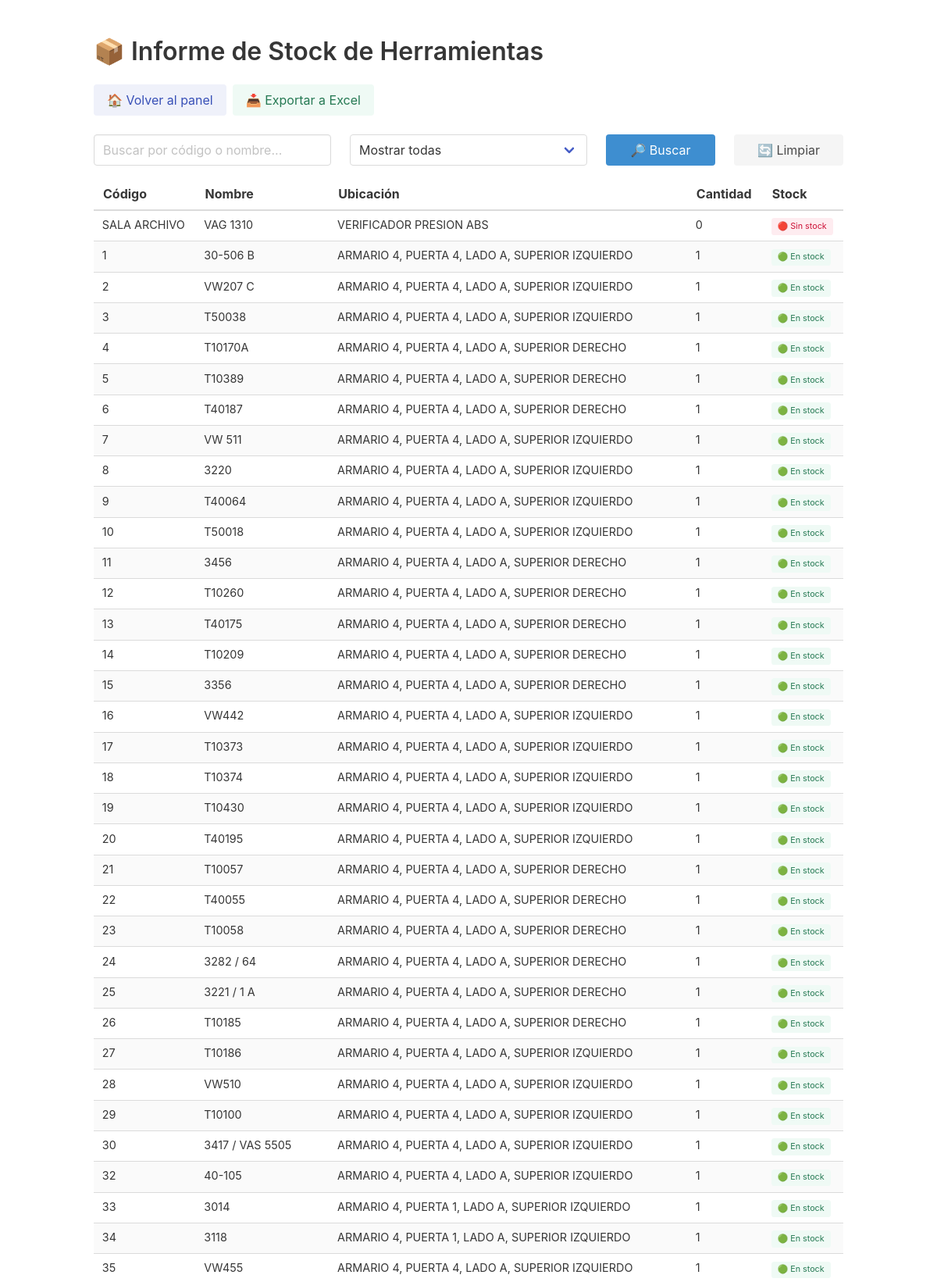
Screenshot of /informe_stock.php (signed in, upper part) with the database file from the repository.
### tables this page shows
CREATE TABLE `herramientas` (
  `id` int(11) NOT NULL AUTO_INCREMENT,
  `codigo` varchar(50) DEFAULT NULL,
  `nombre` varchar(100) NOT NULL,
  `imagen` varchar(255) DEFAULT NULL,
  `ubicacion` varchar(100) NOT NULL,
  `cantidad` int(11) NOT NULL DEFAULT 1,
  PRIMARY KEY (`id`)
);

### informe_stock.php (the view, shortened to what this page needs)
<?php
include 'includes/conexion.php';
$buscar = isset($_GET['buscar']) ? $conexion->real_escape_string($_GET['buscar']) : '';
$filtro = isset($_GET['filtro']) ? $_GET['filtro'] : 'todas';
$where = "1";
if ($buscar) {
    $where .= " AND (codigo LIKE '%$buscar%' OR nombre LIKE '%$buscar%')";
    $orderBy = "ORDER BY
        CASE
            WHEN codigo = '' OR codigo IS NULL THEN 6
            WHEN codigo LIKE '$buscar%' THEN 1
            WHEN codigo LIKE '%$buscar%' THEN 2
            WHEN nombre LIKE '$buscar%' THEN 3
            WHEN nombre LIKE '%$buscar%' THEN 4
            ELSE 5
        END,
        codigo + 0";
} else {
    $orderBy = "ORDER BY
        CASE
            WHEN codigo = '' OR codigo IS NULL THEN 2
            ELSE 1
        END,
    codigo + 0";
}
$sql = "SELECT * FROM herramientas WHERE $where $orderBy";
$herramientas = $conexion->query($sql);
?>
<!DOCTYPE html>
<html lang="es">
<head>
    <link rel="stylesheet" href="https://cdn.jsdelivr.net/npm/bulma@0.9.4/css/bulma.min.css">
</head>
<body>
<section class="section">
    <div class="container">
        <h2 class="title is-3">📦 Informe de Stock de Herramientas</h2>
        <div class="buttons">
            <a href="dashboard.php" class="button is-link is-light">🏠 Volver al panel</a>
            <a href="informe_stock_excel.php" class="button is-success is-light">📥 Exportar a Excel</a>
        </div>
        <form method="get" class="mb-4">
            <div class="columns is-multiline">
                <div class="column is-4">
                    <input class="input" type="text" name="buscar" placeholder="Buscar por código o nombre..." value="<?= htmlspecialchars($buscar) ?>">
                </div>
                <div class="column is-4">
                    <div class="select is-fullwidth">
                        <select name="filtro" onchange="this.form.submit()">
                            <option value="todas" <?= $filtro === 'todas' ? 'selected' : '' ?>>Mostrar todas</option>
                        </select>
                    </div>
                </div>
                <div class="column is-2">
                    <button class="button is-info is-fullwidth" type="submit">🔎 Buscar</button>
                </div>
                <div class="column is-2">
                    <a href="informe_stock.php" class="button is-light is-fullwidth">🔄 Limpiar</a>
                </div>
            </div>
        </form>
        <table class="table is-striped is-fullwidth">
            <thead>
                <tr>
                    <th>Código</th>
                    <th>Nombre</th>
                    <th>Ubicación</th>
                    <th>Cantidad</th>
                    <th>Stock</th>
                </tr>
            </thead>
            <tbody>
                <?php while ($h = $herramientas->fetch_assoc()): ?>
                    <tr>
                        <td><?= htmlspecialchars($h['codigo']) ?></td>
                        <td><?= htmlspecialchars($h['nombre']) ?></td>
                        <td><?= htmlspecialchars($h['ubicacion']) ?></td>
                        <td><?= intval($h['cantidad']) ?></td>
                        <td>
                            <?php if ($h['cantidad'] == 0): ?>
                                <span class="tag is-danger is-light">🔴 Sin stock</span>
                            <?php else: ?>
                                <span class="tag is-success is-light">🟢 En stock</span>
                            <?php endif; ?>
                        </td>
                    </tr>
                <?php endwhile; ?>
            </tbody>
        </table>
    </div>
</section>
</body>
</html>

### informe_stock.php (style rules this page uses)
tbody { zoom: 90%; }

### rows the page displays
herramientas: codigo "SALA ARCHIVO", nombre "VAG 1310", ubicacion "VERIFICADOR PRESION ABS", cantidad "0", shows "🔴 Sin stock"
herramientas: codigo "1", nombre "30-506 B", ubicacion "ARMARIO 4, PUERTA 4, LADO A, SUPERIOR IZQUIERDO", cantidad "1", shows "🟢 En stock"
herramientas: codigo "2", nombre "VW207 C", ubicacion "ARMARIO 4, PUERTA 4, LADO A, SUPERIOR IZQUIERDO", cantidad "1", shows "🟢 En stock"
herramientas: codigo "3", nombre "T50038", ubicacion "ARMARIO 4, PUERTA 4, LADO A, SUPERIOR IZQUIERDO", cantidad "1", shows "🟢 En stock"
herramientas: codigo "4", nombre "T10170A", ubicacion "ARMARIO 4, PUERTA 4, LADO A, SUPERIOR DERECHO", cantidad "1", shows "🟢 En stock"
herramientas: codigo "5", nombre "T10389", ubicacion "ARMARIO 4, PUERTA 4, LADO A, SUPERIOR DERECHO", cantidad "1", shows "🟢 En stock"
herramientas: codigo "6", nombre "T40187", ubicacion "ARMARIO 4, PUERTA 4, LADO A, SUPERIOR DERECHO", cantidad "1", shows "🟢 En stock"
herramientas: codigo "7", nombre "VW 511", ubicacion "ARMARIO 4, PUERTA 4, LADO A, SUPERIOR IZQUIERDO", cantidad "1", shows "🟢 En stock"
herramientas: codigo "8", nombre "3220", ubicacion "ARMARIO 4, PUERTA 4, LADO A, SUPERIOR IZQUIERDO", cantidad "1", shows "🟢 En stock"
herramientas: codigo "9", nombre "T40064", ubicacion "ARMARIO 4, PUERTA 4, LADO A, SUPERIOR IZQUIERDO", cantidad "1", shows "🟢 En stock"
herramientas: codigo "10", nombre "T50018", ubicacion "ARMARIO 4, PUERTA 4, LADO A, SUPERIOR IZQUIERDO", cantidad "1", shows "🟢 En stock"
herramientas: codigo "11", nombre "3456", ubicacion "ARMARIO 4, PUERTA 4, LADO A, SUPERIOR DERECHO", cantidad "1", shows "🟢 En stock"
herramientas: codigo "12", nombre "T10260", ubicacion "ARMARIO 4, PUERTA 4, LADO A, SUPERIOR DERECHO", cantidad "1", shows "🟢 En stock"
herramientas: codigo "13", nombre "T40175", ubicacion "ARMARIO 4, PUERTA 4, LADO A, SUPERIOR DERECHO", cantidad "1", shows "🟢 En stock"
herramientas: codigo "14", nombre "T10209", ubicacion "ARMARIO 4, PUERTA 4, LADO A, SUPERIOR DERECHO", cantidad "1", shows "🟢 En stock"
herramientas: codigo "15", nombre "3356", ubicacion "ARMARIO 4, PUERTA 4, LADO A, SUPERIOR DERECHO", cantidad "1", shows "🟢 En stock"
herramientas: codigo "16", nombre "VW442", ubicacion "ARMARIO 4, PUERTA 4, LADO A, SUPERIOR IZQUIERDO", cantidad "1", shows "🟢 En stock"
herramientas: codigo "17", nombre "T10373", ubicacion "ARMARIO 4, PUERTA 4, LADO A, SUPERIOR IZQUIERDO", cantidad "1", shows "🟢 En stock"
herramientas: codigo "18", nombre "T10374", ubicacion "ARMARIO 4, PUERTA 4, LADO A, SUPERIOR IZQUIERDO", cantidad "1", shows "🟢 En stock"
herramientas: codigo "19", nombre "T10430", ubicacion "ARMARIO 4, PUERTA 4, LADO A, SUPERIOR IZQUIERDO", cantidad "1", shows "🟢 En stock"
herramientas: codigo "20", nombre "T40195", ubicacion "ARMARIO 4, PUERTA 4, LADO A, SUPERIOR IZQUIERDO", cantidad "1", shows "🟢 En stock"
herramientas: codigo "21", nombre "T10057", ubicacion "ARMARIO 4, PUERTA 4, LADO A, SUPERIOR DERECHO", cantidad "1", shows "🟢 En stock"
herramientas: codigo "22", nombre "T40055", ubicacion "ARMARIO 4, PUERTA 4, LADO A, SUPERIOR DERECHO", cantidad "1", shows "🟢 En stock"
herramientas: codigo "23", nombre "T10058", ubicacion "ARMARIO 4, PUERTA 4, LADO A, SUPERIOR DERECHO", cantidad "1", shows "🟢 En stock"
herramientas: codigo "24", nombre "3282 / 64", ubicacion "ARMARIO 4, PUERTA 4, LADO A, SUPERIOR DERECHO", cantidad "1", shows "🟢 En stock"
herramientas: codigo "25", nombre "3221 / 1 A", ubicacion "ARMARIO 4, PUERTA 4, LADO A, SUPERIOR DERECHO", cantidad "1", shows "🟢 En stock"
herramientas: codigo "26", nombre "T10185", ubicacion "ARMARIO 4, PUERTA 4, LADO A, SUPERIOR DERECHO", cantidad "1", shows "🟢 En stock"
herramientas: codigo "27", nombre "T10186", ubicacion "ARMARIO 4, PUERTA 4, LADO A, SUPERIOR IZQUIERDO", cantidad "1", shows "🟢 En stock"
herramientas: codigo "28", nombre "VW510", ubicacion "ARMARIO 4, PUERTA 4, LADO A, SUPERIOR IZQUIERDO", cantidad "1", shows "🟢 En stock"
herramientas: codigo "29", nombre "T10100", ubicacion "ARMARIO 4, PUERTA 4, LADO A, SUPERIOR IZQUIERDO", cantidad "1", shows "🟢 En stock"
herramientas: codigo "30", nombre "3417 / VAS 5505", ubicacion "ARMARIO 4, PUERTA 4, LADO A, SUPERIOR IZQUIERDO", cantidad "1", shows "🟢 En stock"
herramientas: codigo "32", nombre "40-105", ubicacion "ARMARIO 4, PUERTA 4, LADO A, SUPERIOR IZQUIERDO", cantidad "1", shows "🟢 En stock"
herramientas: codigo "33", nombre "3014", ubicacion "ARMARIO 4, PUERTA 1, LADO A, SUPERIOR IZQUIERDO", cantidad "1", shows "🟢 En stock"
herramientas: codigo "34", nombre "3118", ubicacion "ARMARIO 4, PUERTA 1, LADO A, SUPERIOR IZQUIERDO", cantidad "1", shows "🟢 En stock"
herramientas: codigo "35", nombre "VW455", ubicacion "ARMARIO 4, PUERTA 4, LADO A, SUPERIOR IZQUIERDO", cantidad "1", shows "🟢 En stock"
